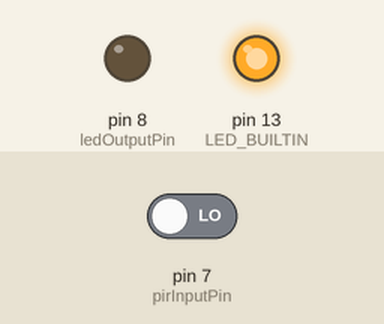
A sketch run on a simulated Arduino Uno, built with avr-gcc and run on an emulated ATmega328P. On the bench: output pins drawn as LEDs (lit = HIGH). The test bench sets the inputs (shaded band); at power-on: pin 7 (pirInputPin) LOW. What the sketch prints to the serial monitor is not drawn.

Above: at 0.1 s.
At 60.1 s:
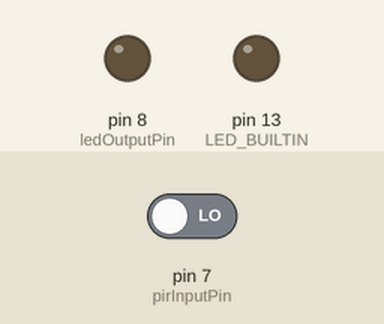
Timing chart, 0 to 61.6 s (numbered marks = the images above):
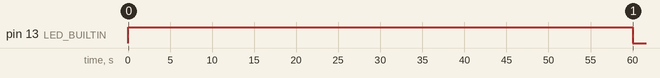

The sketch:

pir_led.ino
```cpp
const int pirInputPin = 7;
const int ledOutputPin = 8;

void setup() {
  pinMode(7, INPUT);
  pinMode(8, OUTPUT);
  pinMode(LED_BUILTIN, OUTPUT);
  Serial.begin(115200);
  while (!Serial) {
    ;  // wait for serial port to connect. Needed for native USB
  }
  Serial.println("Initializing sensor. Wait 1 minute");
  digitalWrite(LED_BUILTIN, HIGH);
  delay(60000);
  digitalWrite(LED_BUILTIN, LOW);
  Serial.println("Sensor initialized.");
}

void loop() {
  int pirValue = digitalRead(pirInputPin);
  Serial.println(pirValue);
  digitalWrite(ledOutputPin, pirValue);
}
```
